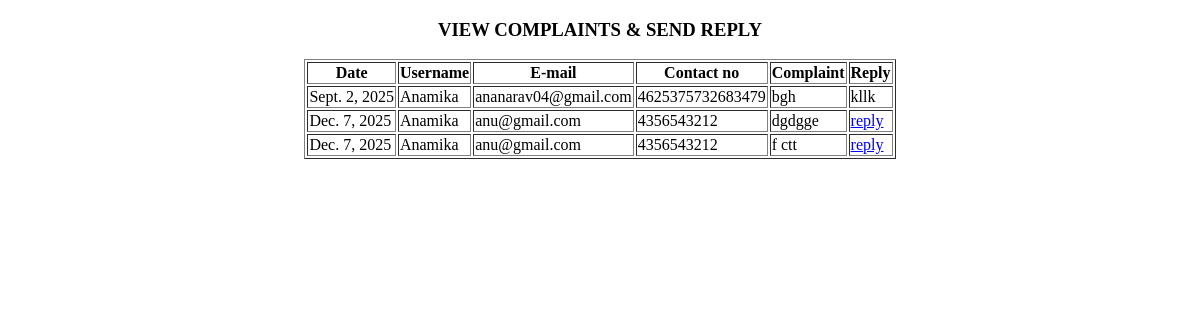
Before: /ComplaintReply with the older database file.
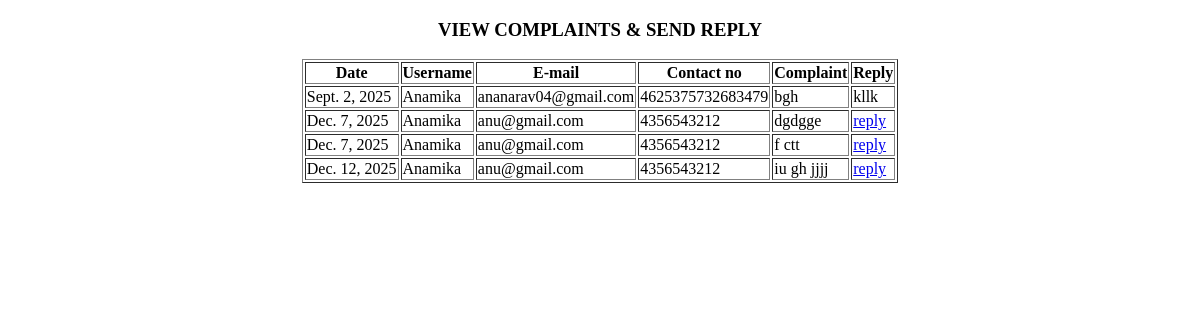
After: the same page with the newer database file.
### HealthEmergencyApp/models.py (models this page shows)
class ComplaintModel(models.Model):
    Date=models.DateField(auto_now_add=True,null=True,blank=True)
    USER=models.ForeignKey(UserModel,on_delete=models.CASCADE,null=True,blank=True)
    Complaint=models.CharField(max_length=500)
    Reply=models.CharField(max_length=50, null=True, blank=True)

class UserModel(models.Model):
    LOGIN=models.ForeignKey(LoginModel,on_delete=models.CASCADE,null=True,blank=True)
    Name=models.CharField(max_length=30,null=True,blank=True)
    Dob=models.CharField(max_length=100,null=True,blank=True)
    Gender=models.CharField(max_length=40,null=True,blank=True)
    Email=models.CharField(max_length=40,null=True,blank=True)
    Address=models.CharField(max_length=40,null=True,blank=True)
    Contact_no=models.BigIntegerField(null=True,blank=True)
    Photo = models.FileField(upload_to='userprofile/',null=True, blank=True)
    latitude=models.FloatField(null=True, blank=True)
    longitude=models.FloatField(null=True, blank=True)

### HealthEmergencyApp/views.py (the view)
# urls.py: path('ComplaintReply',ComplaintReply.as_view(),name="ComplaintReply"),
class ComplaintReply(View):
    def get(self, request):
        c=ComplaintModel.objects.all()
        return render(request, "Administration/complaint_reply.html",{'complaints':c})

### templates/Administration/complaint_reply.html (shortened to what this page needs)
<!DOCTYPE html>
<html lang="en">
<head>
</head>
<body>
    <center>
    <h3>VIEW COMPLAINTS & SEND REPLY</h3>
    <table border="1">
        <tr>
            <th>Date</th>
            <th>Username</th>
            <th>E-mail</th>
            <th>Contact no</th>
            <th>Complaint</th>
            <th>Reply</th>
        </tr>
        {% for i in complaints %}
        <tr>
            <td>{{i.Date}}</td>
            <td>{{ i.USER.Name }}</td>
            <td>{{i.USER.Email}}</td>
            <td>{{i.USER.Contact_no}}</td>
            <td>{{i.Complaint}}</td>
            {% if i.Reply %}
            <td>{{i.Reply}}</td>
            {% else %}
            <td><a href="/Reply/{{ i.id }}">reply</a></td>
            {% endif %}
        </tr>
        {% endfor %}
    </table>
</center>
</body>
</html>

Changed rows visible on the page:
added ComplaintModel: Date "Dec. 12, 2025", USER.Name "Anamika", USER.Email "anu@gmail.com", USER.Contact_no "4356543212", Complaint "iu gh jjjj"
